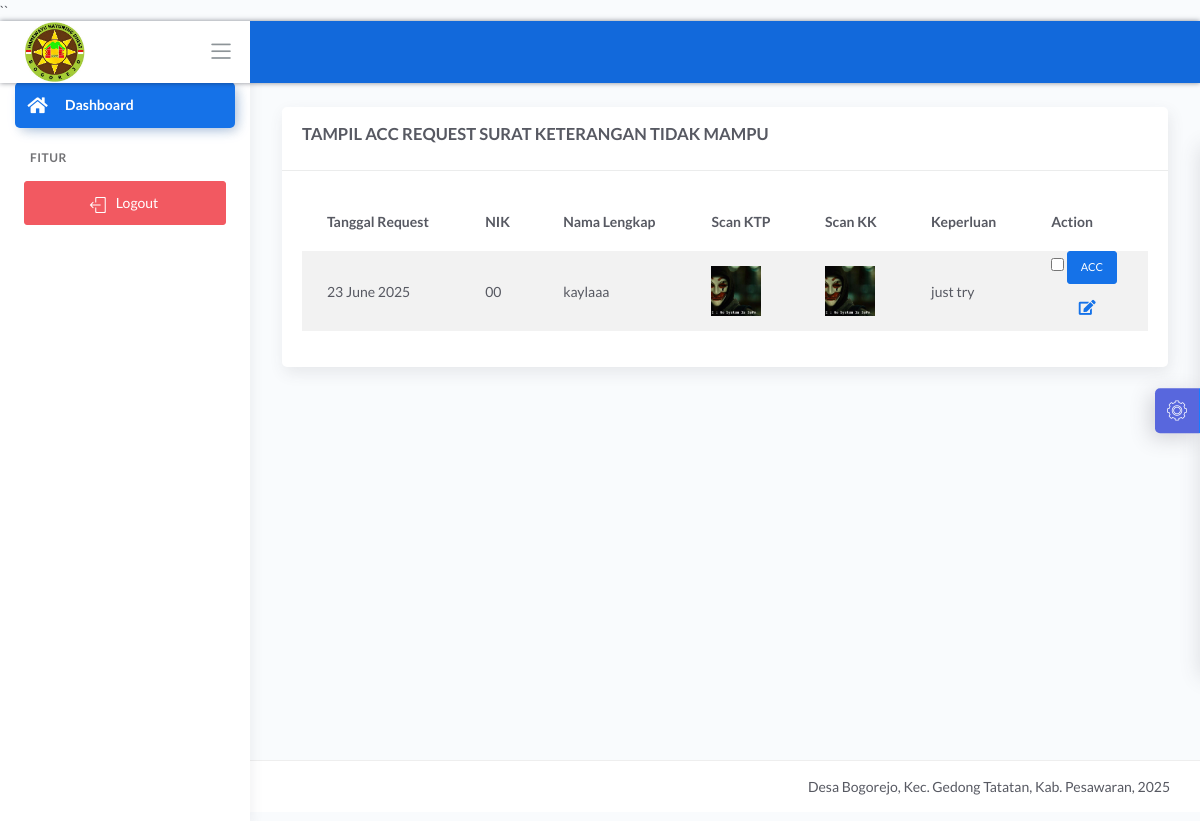
Screenshot of /demo1/main.php?halaman=sudah_acc_sktm (signed in) with the database file from the repository.
### tables this page shows
CREATE TABLE `data_request_sktm` (
  `id_request_sktm` int(11) NOT NULL,
  `nik` varchar(16) NOT NULL,
  `tanggal_request` timestamp NOT NULL DEFAULT current_timestamp(),
  `scan_ktp` text NOT NULL,
  `scan_kk` text NOT NULL,
  `keperluan` varchar(30) NOT NULL,
  `request` varchar(20) NOT NULL DEFAULT 'TIDAK MAMPU',
  `keterangan` varchar(50) NOT NULL DEFAULT 'Sedang di proses',
  `status` int(11) NOT NULL DEFAULT 0,
  `acc` date NOT NULL
);

CREATE TABLE `data_user` (
  `nik` varchar(16) NOT NULL,
  `password` varchar(225) NOT NULL,
  `hak_akses` varchar(225) NOT NULL,
  `nama` varchar(30) NOT NULL,
  `tanggal_lahir` date NOT NULL,
  `tempat_lahir` varchar(30) NOT NULL,
  `jekel` varchar(20) NOT NULL,
  `agama` varchar(20) NOT NULL,
  `alamat` text NOT NULL,
  `telepon` varchar(13) NOT NULL,
  `status_warga` varchar(30) NOT NULL,
  `nm_ayah` varchar(35) NOT NULL,
  `nm_ibu` varchar(35) NOT NULL,
  `pekerjaan` varchar(35) NOT NULL,
  `pk_ayah` varchar(35) NOT NULL,
  `pk_ibu` varchar(35) NOT NULL,
  `kawin` varchar(20) NOT NULL,
  `password_hash` varchar(250) NOT NULL
);

### demo1/acc_sktm.php (the view, shortened to what this page needs)
<?php include('../koneksi/konek1.php'); ?>
<link href="css/sweetalert.css" rel="stylesheet" type="text/css">
<div class="page-inner">
    <div class="row">
        <div class="col-md-12">
            <div class="card">
                <div class="card-header">
                    <div class="d-flex align-items-center">
                        <h4 class="fw-bold text-uppercase">TAMPIL ACC REQUEST SURAT KETERANGAN TIDAK MAMPU</h4>
                    </div>
                </div>
                <div class="card-body">
                    <form method="POST">
                        <div class="table-responsive">
                            <table id="add1" class="display table table-striped table-hover">
                                <thead>
                                    <tr>
                                        <th>Tanggal Request</th>
                                        <th>NIK</th>
                                        <th>Nama Lengkap</th>
                                        <th>Scan KTP</th>
                                        <th>Scan KK</th>
                                        <th>Keperluan</th>
                                        <th style="width: 10%">Action</th>
                                    </tr>
                                </thead>
                                <tbody>
                                    <?php
                                    $i = 1;
                                    $sql = "SELECT * FROM data_request_sktm natural join data_user WHERE status=0";
                                    $query = mysqli_query($konek1, $sql);
                                    while ($data = mysqli_fetch_array($query, MYSQLI_BOTH)) {
                                        $id_request_sktm = $data['id_request_sktm'];
                                        $tgl = $data['tanggal_request'];
                                        $format = date('d F Y', strtotime($tgl));
                                        $nik = $data['nik'];
                                        $nama = $data['nama'];
                                        $ktp = $data['scan_ktp'];
                                        $kk = $data['scan_kk'];
                                        $keperluan = $data['keperluan'];
                                    ?>
                                        <tr>
                                            <td><?php echo $format; ?></td>
                                            <td><?php echo $nik; ?></td>
                                            <td><?php echo $nama; ?></td>
                                            <td><img src="../dataFoto/scan_ktp/<?php echo $ktp; ?>" width="50" height="50" alt=""></td>
                                            <td><img src="../dataFoto/scan_kk/<?php echo $kk; ?>" width="50" height="50" alt=""></td>
                                            <td><?php echo $keperluan; ?></td>
                                            <td>
                                                <input type="checkbox" name="check[<?php echo $i; ?>]" value="<?php echo $id_request_sktm; ?>">
                                                <input type="submit" name="acc" class="btn btn-primary btn-sm" value="ACC">
                                                <div class="form-button-action">
                                                    <a type="button" data-toggle="tooltip" title="Cek Data" class="btn btn-link btn-primary btn-lg" href="?halaman=detail_sktm&id_request_sktm=<?= $id_request_sktm; ?>">
                                                        <i class="fa fa-edit"></i>
                                                    </a>
                                                </div>
                                            </td>
                                        </tr>
                                    <?php
                                    }
                                    ?>
                                </tbody>
                            </table>
                        </div>
                    </form>
                </div>
            </div>
        </div>
    </div>
</div>

### rows the page displays
data_request_sktm: tanggal_request "23 June 2025", nik "00", nik.nama "kaylaaa", scan_ktp (picture), scan_kk (picture), keperluan "just try"
